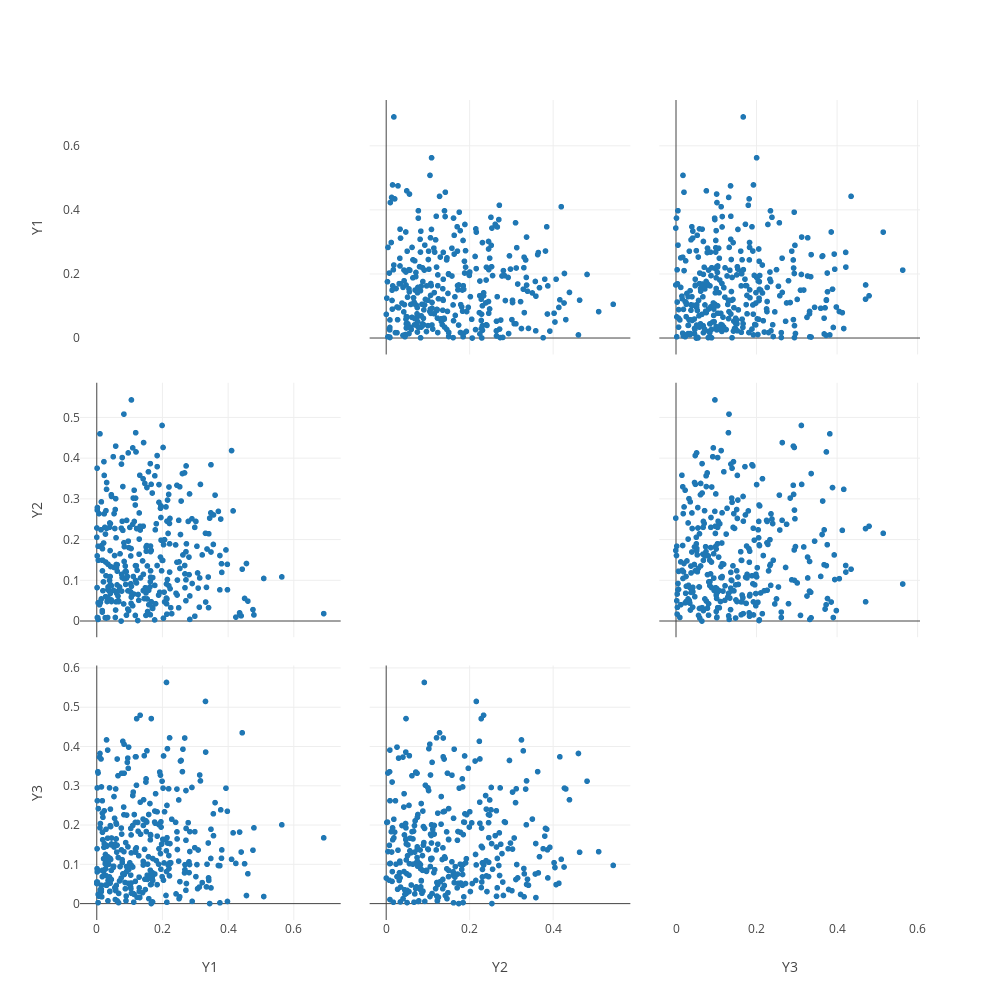

The notebook cell saved with this chart:
### Code cell
fig = go.Figure( 
    data = [ go.Splom(
        dimensions = [{'label': colname, 'values': col.values} for colname,col in Bdata_projected.items() if colname[0] == 'Y'],
        diagonal = {'visible': False}
    ) ],
    layout = go.Layout(
        autosize = False,
        height = 1000,
        width = 1000
    )
)

ply.offline.iplot(fig, validate=False)

### Figure 1 — Plotly figure (JSON) as saved in the notebook; plotly's stock layout.template omitted (floating-point values rounded to 4 significant figures; data arrays with more than 128 entries replaced by an {"elided": "..."} marker saying what was removed)
{"data": [{"diagonal": {"visible": false}, "dimensions": [{"label": "Y1", "values": {"elided": "330 float values"}}, {"label": "Y2", "values": {"elided": "330 float values"}}, {"label": "Y3", "values": {"elided": "330 float values"}}], "type": "splom", "uid": "9eb63fa5-19f8-438c-ac69-3f4025d5c809"}], "layout": {"autosize": false, "height": 1000, "width": 1000, "xaxis": {"autorange": true, "range": [-0.05107, 0.7427], "type": "linear"}, "xaxis2": {"autorange": true, "range": [-0.03961, 0.5849], "type": "linear"}, "xaxis3": {"autorange": true, "range": [-0.04144, 0.6059], "type": "linear"}, "yaxis": {"autorange": true, "range": [-0.05139, 0.7431], "type": "linear"}, "yaxis2": {"autorange": true, "range": [-0.03987, 0.5852], "type": "linear"}, "yaxis3": {"autorange": true, "range": [-0.0417, 0.6062], "type": "linear"}}}
